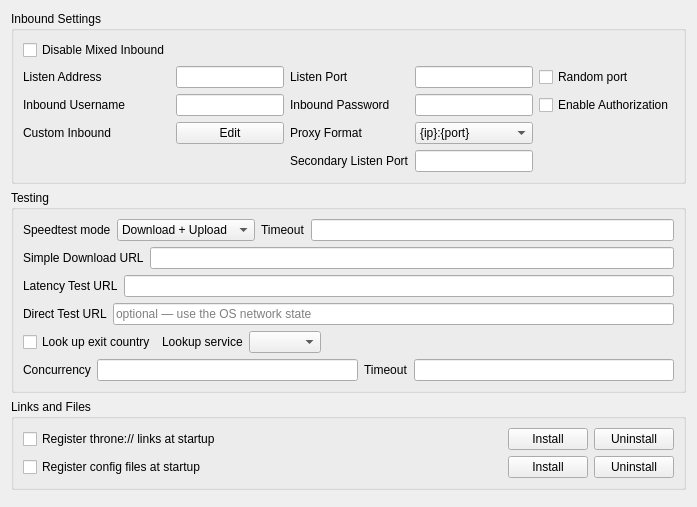
     <widget class="QWidget" name="tab_1">
      <attribute name="title">
       <string>Common</string>
      </attribute>
      <layout class="QVBoxLayout" name="verticalLayout_2">
       <item>
        <widget class="QGroupBox" name="groupBox_5">
         <property name="sizePolicy">
          <sizepolicy hsizetype="Preferred" vsizetype="Preferred">
           <horstretch>0</horstretch>
           <verstretch>0</verstretch>
          </sizepolicy>
         </property>
         <property name="title">
          <string>Inbound Settings</string>
         </property>
         <layout class="QGridLayout" name="gridLayout_9">
          <item row="2" column="5">
           <widget class="QCheckBox" name="inbound_auth">
            <property name="text">
             <string>Enable Authorization</string>
            </property>
           </widget>
          </item>
          <item row="1" column="4">
           <widget class="QLineEdit" name="inbound_socks_port">
            <property name="sizePolicy">
             <sizepolicy hsizetype="Preferred" vsizetype="Fixed">
              <horstretch>0</horstretch>
              <verstretch>0</verstretch>
             </sizepolicy>
            </property>
           </widget>
          </item>
          <item row="4" column="1">
           <widget class="QLabel" name="label_11">
            <property name="text">
             <string>Custom Inbound</string>
            </property>
           </widget>
          </item>
          <item row="4" column="2">
           <widget class="QPushButton" name="custom_inbound_edit">
            <property name="text">
             <string>Edit</string>
            </property>
           </widget>
          </item>
          <item row="2" column="1">
           <widget class="QLabel" name="inbound_user_l">
            <property name="text">
             <string>Inbound Username</string>
            </property>
           </widget>
          </item>
          <item row="0" column="1">
           <widget class="QCheckBox" name="disable_mixed_inbound">
            <property name="text">
             <string>Disable Mixed Inbound</string>
            </property>
           </widget>
          </item>
          <item row="2" column="4">
           <widget class="QLineEdit" name="inbound_pass"/>
          </item>
          <item row="2" column="2">
           <widget class="QLineEdit" name="inbound_user"/>
          </item>
          <item row="1" column="5">
           <widget class="QCheckBox" name="random_listen_port">
            <property name="toolTip">
             <string>&lt;html&gt;&lt;head/&gt;&lt;body&gt;&lt;p&gt;Selects a random available port on every run&lt;/p&gt;&lt;/body&gt;&lt;/html&gt;</string>
            </property>
            <property name="text">
             <string>Random port</string>
            </property>
           </widget>
          </item>
          <item row="1" column="3">
           <widget class="QLabel" name="inbound_socks_port_l">
            <property name="toolTip">
             <string>&lt;html&gt;&lt;head/&gt;&lt;body&gt;&lt;p&gt;Socks
                                                                + HTTP Proxy&lt;/p&gt;&lt;/body&gt;&lt;/html&gt;
                                                            </string>
            </property>
            <property name="text">
             <string>Listen Port</string>
            </property>
           </widget>
          </item>
          <item row="1" column="1">
           <widget class="QLabel" name="label">
            <property name="text">
             <string>Listen Address</string>
            </property>
           </widget>
          </item>
          <item row="2" column="3">
           <widget class="QLabel" name="inbound_pass_l">
            <property name="text">
             <string>Inbound Password</string>
            </property>
           </widget>
          </item>
          <item row="4" column="4">
           <widget class="QComboBox" name="proxy_scheme">
            <item>
             <property name="text">
              <string notr="true">{ip}:{port}</string>
             </property>
            </item>
            <item>
             <property name="text">
              <string notr="true">http://{ip}:{port}</string>
             </property>
            </item>
            <item>
             <property name="text">
              <string notr="true">socks={ip}:{port}</string>
             </property>
            </item>
           </widget>
          </item>
          <item row="4" column="3">
           <widget class="QLabel" name="proxy_scheme_l">
            <property name="text">
             <string>Proxy Format</string>
            </property>
           </widget>
          </item>
          <item row="1" column="2">
           <widget class="QLineEdit" name="inbound_address"/>
          </item>
          <item row="5" column="3">
           <widget class="QLabel" name="secondary_inbound_port_l">
            <property name="toolTip">
             <string>Port of the Dual Proxy secondary inbound (mixed SOCKS/HTTP), used once a profile is set as the secondary proxy.</string>
            </property>
            <property name="text">
             <string>Secondary Listen Port</string>
            </property>
           </widget>
          </item>
          <item row="5" column="4">
           <widget class="QLineEdit" name="secondary_inbound_port">
            <property name="sizePolicy">
             <sizepolicy hsizetype="Preferred" vsizetype="Fixed">
              <horstretch>0</horstretch>
              <verstretch>0</verstretch>
             </sizepolicy>
            </property>
           </widget>
          </item>
         </layout>
        </widget>
       </item>
       <item>
        <widget class="QGroupBox" name="groupBox_testing">
         <property name="title">
          <string>Testing</string>
         </property>
         <layout class="QVBoxLayout" name="verticalLayout_8">
          <item>
           <layout class="QHBoxLayout" name="horizontalLayout_10">
            <item>
             <widget class="QLabel" name="label_12">
              <property name="text">
               <string>Speedtest mode</string>
              </property>
             </widget>
            </item>
            <item>
             <widget class="QComboBox" name="speedtest_mode">
              <item>
               <property name="text">
                <string>Download + Upload</string>
               </property>
              </item>
              <item>
               <property name="text">
                <string>Only Download</string>
               </property>
              </item>
              <item>
               <property name="text">
                <string>Only Upload</string>
               </property>
              </item>
              <item>
               <property name="text">
                <string>Simple Download</string>
               </property>
              </item>
              <item>
               <property name="text">
                <string>Only Country</string>
               </property>
              </item>
             </widget>
            </item>
            <item>
             <widget class="QLabel" name="label_19">
              <property name="toolTip">
               <string>&lt;html&gt;&lt;head/&gt;&lt;body&gt;&lt;p&gt;timeout in milliseconds&lt;br/&gt;applies to all tests individually&lt;/p&gt;&lt;/body&gt;&lt;/html&gt;</string>
              </property>
              <property name="text">
               <string>Timeout</string>
              </property>
             </widget>
            </item>
            <item>
             <widget class="QLineEdit" name="test_timeout"/>
            </item>
           </layout>
          </item>
          <item>
           <layout class="QHBoxLayout" name="horizontalLayout_9">
            <item>
             <widget class="QLabel" name="label_16">
              <property name="text">
               <string>Simple Download URL</string>
              </property>
             </widget>
            </item>
            <item>
             <widget class="QLineEdit" name="simple_down_url"/>
            </item>
           </layout>
          </item>
          <item>
           <layout class="QHBoxLayout" name="horizontalLayout_6">
            <item>
             <widget class="QLabel" name="label_13">
              <property name="text">
               <string>Latency Test URL</string>
              </property>
             </widget>
            </item>
            <item>
             <widget class="QLineEdit" name="test_latency_url"/>
            </item>
           </layout>
          </item>
          <item>
           <layout class="QHBoxLayout" name="horizontalLayout_direct_test">
            <item>
             <widget class="QLabel" name="label_direct_test_url">
              <property name="toolTip">
               <string>&lt;html&gt;&lt;head/&gt;&lt;body&gt;&lt;p&gt;Fetched &lt;span style=&quot; font-weight:600;&quot;&gt;without&lt;/span&gt; any proxy, so features that must tell a dead internet connection apart from dead servers — such as the auto selector — can check the connection itself, and notice the moment it comes back.&lt;/p&gt;&lt;p&gt;Only put a URL here that is reachable &lt;span style=&quot; font-weight:600;&quot;&gt;directly&lt;/span&gt; on your network. Leave it empty to rely on the operating system's network state instead.&lt;/p&gt;&lt;/body&gt;&lt;/html&gt;</string>
              </property>
              <property name="text">
               <string>Direct Test URL</string>
              </property>
             </widget>
            </item>
            <item>
             <widget class="QLineEdit" name="direct_test_url">
              <property name="placeholderText">
               <string>optional — use the OS network state</string>
              </property>
             </widget>
            </item>
           </layout>
          </item>
          <item>
           <layout class="QHBoxLayout" name="horizontalLayout_exit_lookup">
            <item>
             <widget class="QCheckBox" name="exit_country_lookup">
              <property name="toolTip">
               <string>&lt;html&gt;&lt;head/&gt;&lt;body&gt;&lt;p&gt;After connecting, Throne asks an IP lookup service — through the proxy — which IP and country the connection exits from.&lt;/p&gt;&lt;p&gt;Turn this off to never contact such a service automatically.&lt;/p&gt;&lt;/body&gt;&lt;/html&gt;</string>
              </property>
              <property name="text">
               <string>Look up exit country</string>
              </property>
             </widget>
            </item>
            <item>
             <widget class="QLabel" name="label_exit_lookup_provider">
              <property name="text">
               <string>Lookup service</string>
              </property>
              <property name="buddy">
               <cstring>exit_lookup_provider</cstring>
              </property>
             </widget>
            </item>
            <item>
             <widget class="QComboBox" name="exit_lookup_provider"/>
            </item>
            <item>
             <spacer name="horizontalSpacer_exit_lookup">
              <property name="orientation">
               <enum>Qt::Orientation::Horizontal</enum>
              </property>
              <property name="sizeHint" stdset="0">
               <size>
                <width>40</width>
                <height>20</height>
               </size>
              </property>
             </spacer>
            </item>
           </layout>
          </item>
          <item>
           <layout class="QHBoxLayout" name="horizontalLayout_11">
            <item>
             <widget class="QLabel" name="label_14">
              <property name="text">
               <string>Concurrency</string>
              </property>
             </widget>
            </item>
            <item>
             <widget class="QLineEdit" name="test_concurrent"/>
            </item>
            <item>
             <widget class="QLabel" name="label_22">
              <property name="toolTip">
               <string>&lt;html&gt;&lt;head/&gt;&lt;body&gt;&lt;p&gt;Timeout for URLtest in ms&lt;br/&gt;Note that muxed connections take a much longer time for their initial request, and setting this value too low will cause the test to falsely report that the config is not working&lt;/p&gt;&lt;/body&gt;&lt;/html&gt;</string>
              </property>
              <property name="text">
               <string>Timeout</string>
              </property>
             </widget>
            </item>
            <item>
             <widget class="QLineEdit" name="url_timeout"/>
            </item>
           </layout>
          </item>
         </layout>
        </widget>
       </item>
       <item>
        <widget class="QGroupBox" name="url_scheme_box">
         <property name="title">
          <string>Links and Files</string>
         </property>
         <layout class="QGridLayout" name="gridLayout_url_scheme">
          <item row="0" column="0">
           <widget class="QCheckBox" name="url_scheme_auto_register">
            <property name="toolTip">
             <string>&lt;html&gt;&lt;head/&gt;&lt;body&gt;&lt;p&gt;Registers Throne as the handler for throne:// links, re-applying the registration whenever the install is moved.&lt;/p&gt;&lt;p&gt;Turning this off does not undo an existing registration: use Uninstall for that.&lt;/p&gt;&lt;/body&gt;&lt;/html&gt;</string>
            </property>
            <property name="text">
             <string>Register throne:// links at startup</string>
            </property>
           </widget>
          </item>
          <item row="0" column="1">
           <spacer name="horizontalSpacer_url_scheme">
            <property name="orientation">
             <enum>Qt::Orientation::Horizontal</enum>
            </property>
            <property name="sizeHint" stdset="0">
             <size>
              <width>40</width>
              <height>20</height>
             </size>
            </property>
           </spacer>
          </item>
          <item row="0" column="2">
           <widget class="QLabel" name="url_scheme_status">
            <property name="text">
             <string notr="true"/>
            </property>
           </widget>
          </item>
          <item row="0" column="3">
           <widget class="QPushButton" name="url_scheme_install">
            <property name="toolTip">
             <string>&lt;html&gt;&lt;head/&gt;&lt;body&gt;&lt;p&gt;Registers the handler now, without waiting for the next start.&lt;/p&gt;&lt;/body&gt;&lt;/html&gt;</string>
            </property>
            <property name="text">
             <string>Install</string>
            </property>
           </widget>
          </item>
          <item row="0" column="4">
           <widget class="QPushButton" name="url_scheme_uninstall">
            <property name="toolTip">
             <string>&lt;html&gt;&lt;head/&gt;&lt;body&gt;&lt;p&gt;Removes the throne:// handler Throne wrote. Entries owned by other applications are left alone.&lt;/p&gt;&lt;/body&gt;&lt;/html&gt;</string>
            </property>
            <property name="text">
             <string>Uninstall</string>
            </property>
           </widget>
          </item>
          <item row="1" column="0">
           <widget class="QCheckBox" name="file_assoc_auto_register">
            <property name="toolTip">
             <string>&lt;html&gt;&lt;head/&gt;&lt;body&gt;&lt;p&gt;Adds Throne to the &quot;Open with&quot; list for config files such as JSON and YAML, re-applying the registration whenever the install is moved.&lt;/p&gt;&lt;p&gt;Turning this off does not undo an existing registration: use Uninstall for that.&lt;/p&gt;&lt;/body&gt;&lt;/html&gt;</string>
            </property>
            <property name="text">
             <string>Register config files at startup</string>
            </property>
           </widget>
          </item>
          <item row="1" column="2">
           <widget class="QLabel" name="file_assoc_status">
            <property name="text">
             <string notr="true"/>
            </property>
           </widget>
          </item>
          <item row="1" column="3">
           <widget class="QPushButton" name="file_assoc_install">
            <property name="toolTip">
             <string>&lt;html&gt;&lt;head/&gt;&lt;body&gt;&lt;p&gt;Registers the associations now, without waiting for the next start.&lt;/p&gt;&lt;/body&gt;&lt;/html&gt;</string>
            </property>
            <property name="text">
             <string>Install</string>
            </property>
           </widget>
          </item>
          <item row="1" column="4">
           <widget class="QPushButton" name="file_assoc_uninstall">
            <property name="toolTip">
             <string>&lt;html&gt;&lt;head/&gt;&lt;body&gt;&lt;p&gt;Removes every config file association Throne wrote, including those added by older versions. Associations owned by other applications are left alone.&lt;/p&gt;&lt;/body&gt;&lt;/html&gt;</string>
            </property>
            <property name="text">
             <string>Uninstall</string>
            </property>
           </widget>
          </item>
         </layout>
        </widget>
       </item>
       <item>
        <widget class="QWidget" name="horizontalWidget_1" native="true">
         <property name="sizePolicy">
          <sizepolicy hsizetype="Preferred" vsizetype="Maximum">
           <horstretch>0</horstretch>
           <verstretch>0</verstretch>
          </sizepolicy>
         </property>
         <layout class="QHBoxLayout" name="horizontalLayout_2">
          <property name="leftMargin">
           <number>0</number>
          </property>
          <property name="topMargin">
           <number>0</number>
          </property>
          <property name="rightMargin">
           <number>0</number>
          </property>
          <property name="bottomMargin">
           <number>0</number>
          </property>
         </layout>
        </widget>
       </item>
      </layout>
     </widget>
